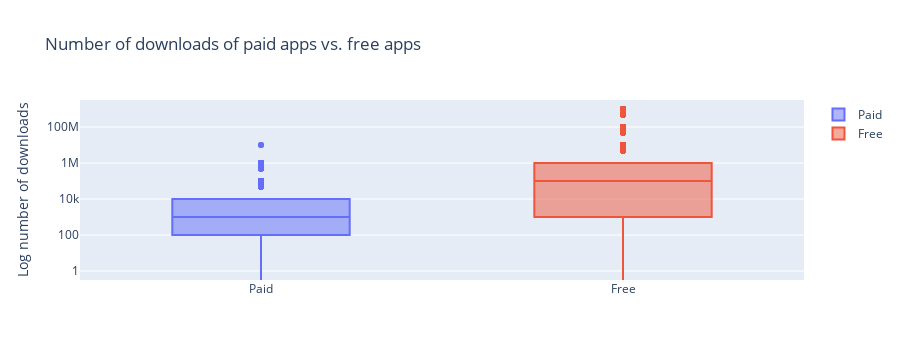

Write notebook code for a chart like this one.
### Markdown cell above
## 9. Popularity of paid apps vs free apps
<p>For apps in the Play Store today, there are five types of pricing strategies: free, freemium, paid, paymium, and subscription. Let's focus on free and paid apps only. Some characteristics of free apps are:</p>
<ul>
<li>Free to download.</li>
<li>Main source of income often comes from advertisements.</li>
<li>Often created by companies that have other products and the app serves as an extension of those products.</li>
<li>Can serve as a tool for customer retention, communication, and customer service.</li>
</ul>
<p>Some characteristics of paid apps are:</p>
<ul>
<li>Users are asked to pay once for the app to download and use it.</li>
<li>The user can't really get a feel for the app before buying it.</li>
</ul>
<p>Are paid apps installed as much as free apps? It turns out that paid apps have a relatively lower number of installs than free apps, though the difference is not as stark as I would have expected!</p>

### Code cell
trace0 = go.Box(
    # Data for paid apps
    y = apps[apps['Type'] == 'Paid']['Installs'],
    name = 'Paid'
)

trace1 = go.Box(
    # Data for free apps
    y = apps[apps['Type'] == 'Free']['Installs'],
    name = 'Free'
)

layout = go.Layout(
    title = "Number of downloads of paid apps vs. free apps",
    yaxis = dict(title = "Log number of downloads",
                type = 'log',
                autorange = True)
)

# Add trace0 and trace1 to a list for plotting
data = [trace0, trace1]
plotly.offline.iplot({'data': data, 'layout': layout})

### Figure 1 — Plotly figure (JSON) as saved in the notebook; plotly's stock layout.template omitted (floating-point values rounded to 4 significant figures; data arrays with more than 128 entries replaced by an {"elided": "..."} marker saying what was removed)
{"data": [{"name": "Paid", "type": "box", "y": {"elided": "756 int values"}}, {"name": "Free", "type": "box", "y": {"elided": "8903 int values"}}], "layout": {"height": 360, "title": {"text": "Number of downloads of paid apps vs. free apps"}, "xaxis": {"autorange": true, "range": [-0.5, 1.5], "type": "category"}, "yaxis": {"autorange": true, "range": [-0.5, 9.5], "title": {"text": "Log number of downloads"}, "type": "log"}}}
